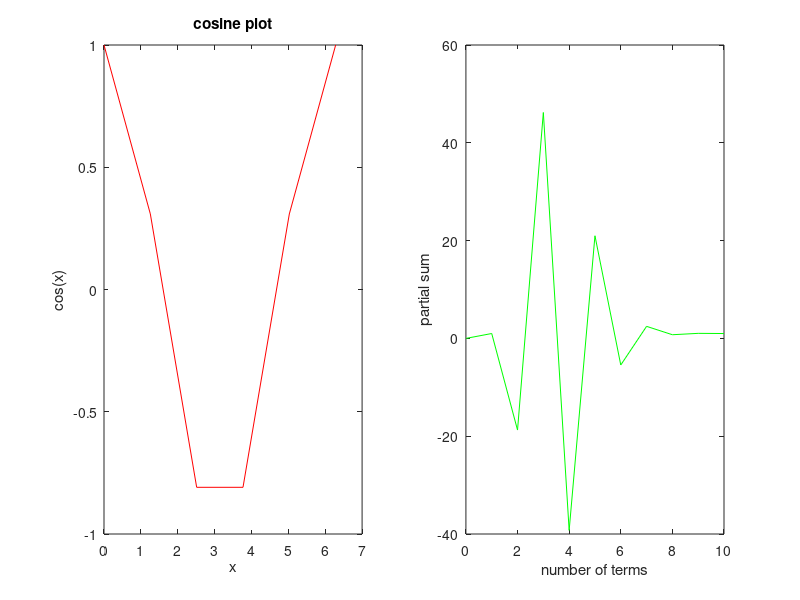

Reproduce this figure in MATLAB.
% create a vector t
% vector t created separately as 
% if you use 0:0.2:2*pi the end point will be different
% from 2*pi so the value of cos(2pi) will be different
% from cos(end point of the vector)
t=0:0.2:1; % step size 0.2

% now create the vector x
x=2*pi*t; 

% get the vector y
y=cos(x);
ymax=y(end); % last element,the value of cos(2pi)

disp('The value of cos(2*pi)')
disp(ymax)

%%%%%%%%%%%%%%%%%%%%%%%%%%%%%%%%%%%%%%%%%%%%%%%%%%%%%%%%%%%%%
xmax=2*pi;

% intialize the vector s and z as empty vector
s=[];
z=[];

% now store the value of s1=0 and z1=0 in s and z respectively
s(1)=0;
z(1)=0;


% to calculate the other values of s and z use a for loop
% loop goes from 1 to 10 
for k=1:10
    z(k+1)=k; % the next value of z
    
    s(k+1)=s(k)+(-1)^(k-1)*xmax^(2*(k-1))/factorial(2*(k-1));
    
end

% print the final value of the partial sum
disp('The final value of the partial sum')
disp(s(end))

%%%%%%%%%%%%%%%%%%%%%%%%%%%%%%%%%%%%%%%%%%%%%%%%%%%%%%%%%%%%%%%%%%%%%%%%%%%%%%
% plotting time
subplot(1,2,1) % with 1 row and 2 columns third is the index of the axe
plot(x,y,'-r')
xlabel("x")
ylabel("cos(x)")
title('cosine plot')

% second plot
subplot(1,2,2)
plot(z,s,'-g')
xlabel("number of terms")
ylabel("partial sum")
